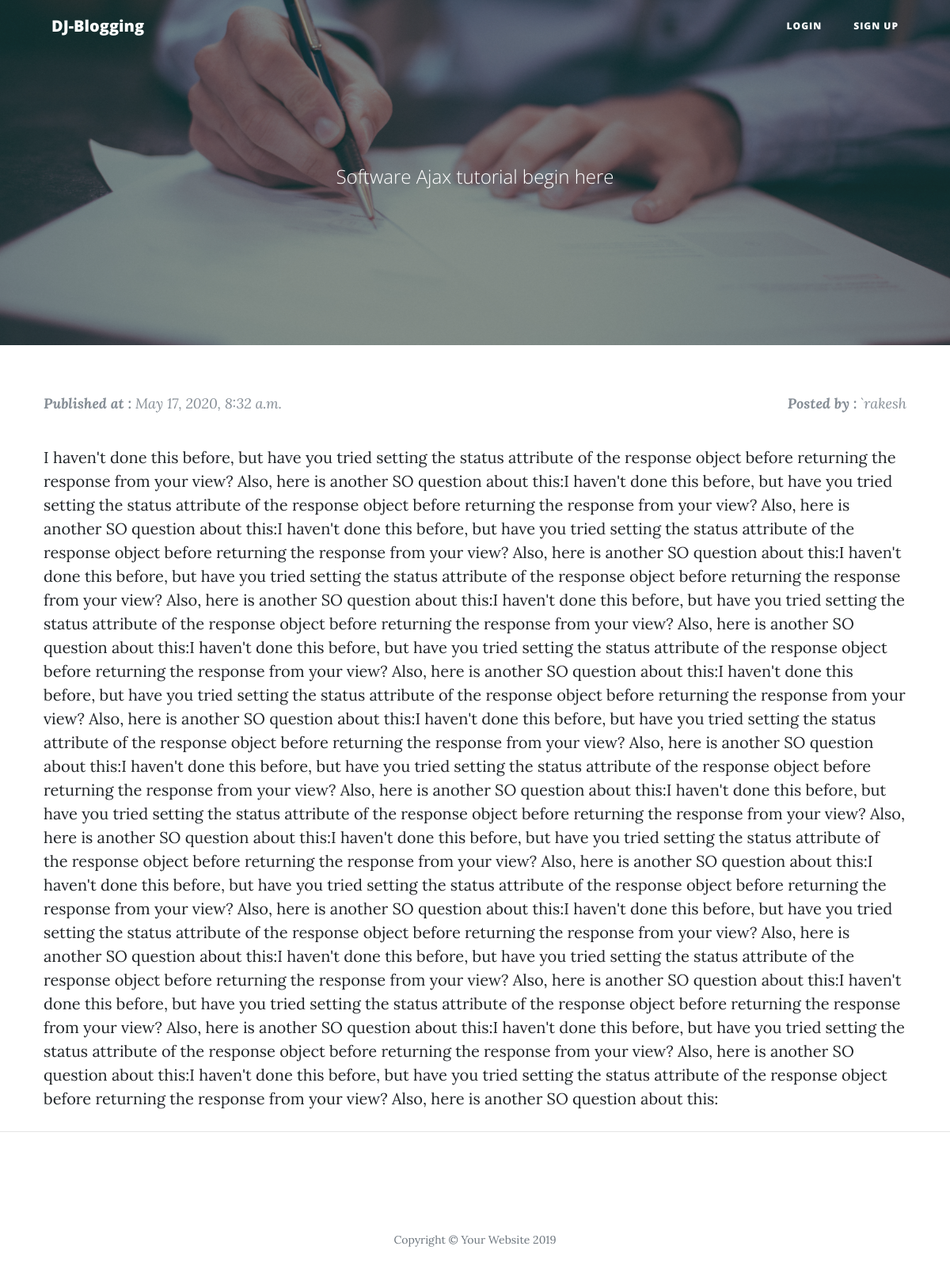
Page /blog/software-ajax-tutorial-begin-here/ on the committed database.
### blogs/models.py (models this page shows, shortened)
class Post(models.Model):
	title = models.CharField(max_length=200)
	slug = models.SlugField(unique=True)
	image = models.ImageField(blank=True)
	post_text = RichTextUploadingField()
	pub_date = models.DateTimeField(default= timezone.now )
	category = models.ForeignKey(Category, on_delete=models.CASCADE)
	user = models.ForeignKey(User,default=1,null=True,on_delete=models.SET_NULL)
	ORDER_STATUS = ((0, 'draft'), (1, 'publish'))
	status = models.SmallIntegerField(choices=ORDER_STATUS)
	def was_published_recently(self):
		return self.pub_date>=timezone.now() - datetime.timedelta(days=1)
	was_published_recently.admin_order_field = 'pub_date'
	was_published_recently.boolean = True
	was_published_recently.short_description = 'Published recently?'

### blogs/views.py (the view)
class DetailView(generic.DetailView):
	template_name = 'blogs/detail.html'
	slug_url_kwarg = 'the_slug'
	slug_field = 'slug' # DetailView's default value: optional
	def get_queryset(self):
		return Post.objects.filter(pub_date__lte=timezone.now())

### blogs/templates/blogs/detail.html
{% extends './layouts.html' %}
{% load static %}
{% block header %}
  <header class="masthead" style="background-image: url({{ post.image.url }})">
    <div class="overlay"></div>
    <div class="container">
      <div class="row">
        <div class="col-lg-8 col-md-10 mx-auto">
          <div class="page-heading">
            <span class="subheading">{{ post.title }}</span>
          </div>
        </div>
      </div>
    </div>
  </header>
{% endblock %}
{% block content %}
<div class="p-10 post-preview">
  <div class="row mb-10 post-meta">
    <div class="col">
      <b>Published at : </b>{{ post.pub_date }}
    </div>
    <div class="col text-right post-meta">
      <b>Posted by : </b>`{{ post.user }}
    </div>
  </div>
  <br/>
  	{{ post.post_text|safe }}
</div>
{% endblock %}

### blogs/static/blogs/style.css (style rules this page uses)
.p-10 { padding: 10px; }
.mb-10 { margin-bottom: 10px; }

### rows in the picture
Post: image (picture), title "Software Ajax tutorial begin here", pub_date "May 17, 2020, 8:32 a.m.", user "rakesh", post_text "I haven't done this before, but have you tried setting the status attribute of the response object before returning the response from your view? Also, here is another SO question about this:I haven't done this before, but have you tried setting the status attribute of the response object before returning the response from your view? Also, here is another SO question about this:I haven't done this before, but have you tried setting the status attribute of the response object before returning the response from your view? Also, here is another SO question about this:I haven't done this before, but have you tried setting the status attribute of the response object before returning the response…"
